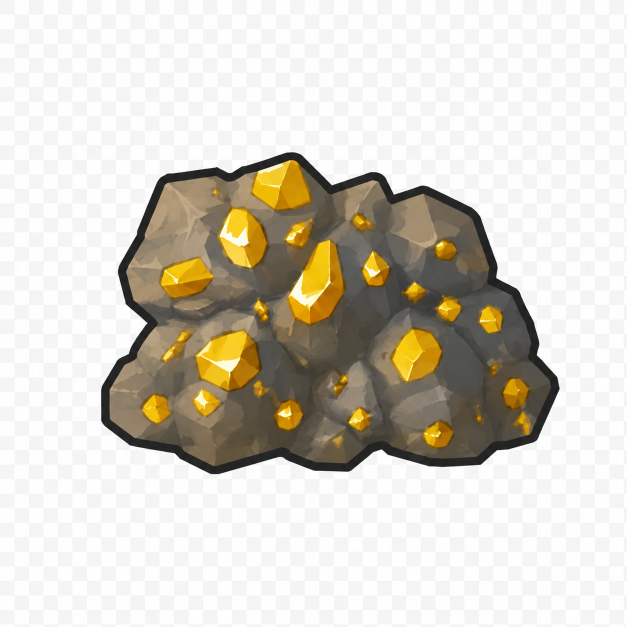
#> input picture assets/art/resources/Ores/Gold/100 to 75.png, 1254 x 1254 px (shown at 1/2 size)
$ python process_resource_sprites.py
#> lines starting #> are read from the running program, lines starting #| are printed output that depends on the picture; after the words box and inside, x2 and y2 are one past the last pixel; in counts of white or black regions, pixels touching at a corner belong together
"""Generate transparent, normalized mine resource sprites from supplied sources."""

from __future__ import annotations

from dataclasses import dataclass
from pathlib import Path

import numpy as np
from PIL import Image, ImageFilter

PROJECT_ROOT = Path(__file__).resolve().parents[1]
SOURCE_ROOT = PROJECT_ROOT / "assets" / "art" / "resources" / "Ores"
OUTPUT_ROOT = PROJECT_ROOT / "assets" / "art" / "resources" / "processed"


@dataclass(frozen=True, slots=True)
class ResourceSpriteMapping:
    resource_id: str
    source_folder: str


RESOURCE_MAPPINGS = (
    ResourceSpriteMapping("gold_mine", "Gold"),
    ResourceSpriteMapping("iron_deposit", "Iron"),
    ResourceSpriteMapping("stone_outcrop", "Stone"),
)

STAGE_MAPPINGS = {
    "100 to 75.png": "amount_100_75.png",
    "75 to 25.png": "amount_75_25.png",
    "25 to 0.png": "amount_25_0.png",
}


def main() -> None:
    """Process every known mine source image into normalized RGBA sprites."""
    for mapping in RESOURCE_MAPPINGS:
        for source_name, output_name in STAGE_MAPPINGS.items():
            source = SOURCE_ROOT / mapping.source_folder / source_name
            output = OUTPUT_ROOT / mapping.resource_id / output_name
            output.parent.mkdir(parents=True, exist_ok=True)
            _process_sprite(source, output)
            print(f"{source.relative_to(PROJECT_ROOT)} -> {output.relative_to(PROJECT_ROOT)}")


def _process_sprite(source: Path, output: Path) -> None:
    """Remove baked light/checkerboard background and crop to useful pixels."""
    image = Image.open(source).convert("RGB")
#> image is the input picture: PIL image 1254x1254 RGB; mean R, G, B 212.9, 207.9, 197.5
    alpha = _foreground_alpha(image)
    bounds = alpha.getbbox()
    if bounds is None:
        raise ValueError(f"{source} produced an empty sprite")

    padded = _pad_bounds(bounds, image.size, 12)
    rgba = image.convert("RGBA").crop(padded)
    rgba.putalpha(alpha.crop(padded))
    rgba.save(output)


def _foreground_alpha(image: Image.Image) -> Image.Image:
    """Return an alpha mask that treats neutral light pixels as background."""
    rgb = np.asarray(image, dtype=np.int16)
    max_channel = rgb.max(axis=2)
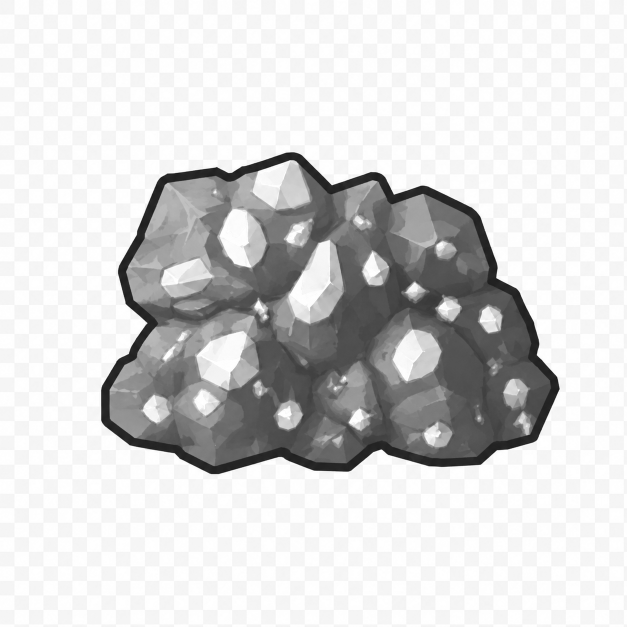
#> max_channel: shape (1254, 1254) int16 (shown at 1/2 size); min 16, max 255, mean 213
    min_channel = rgb.min(axis=2)
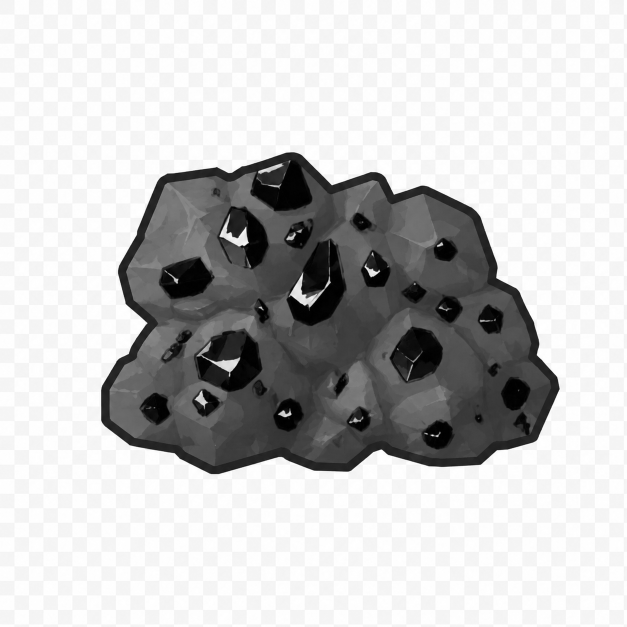
#> min_channel: shape (1254, 1254) int16 (shown at 1/2 size); min 0, max 255, mean 197.4
    neutral_light = (min_channel > 218) & ((max_channel - min_channel) < 34)
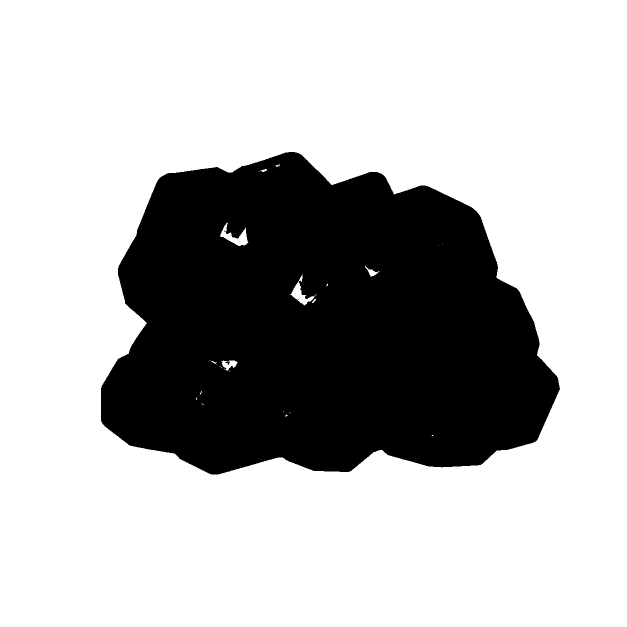
#> neutral_light: shape (1254, 1254) bool (shown at 1/2 size); 71.6% white; 4 black regions (2 under 20 px), largest, box (x1, y1, x2, y2) and area: (202, 304, 1120, 949) 446446, (451, 723, 460, 729) 32
    alpha = (~neutral_light).astype(np.uint8) * 255
    mask = Image.fromarray(alpha, mode="L")
    return mask.filter(ImageFilter.MaxFilter(3))
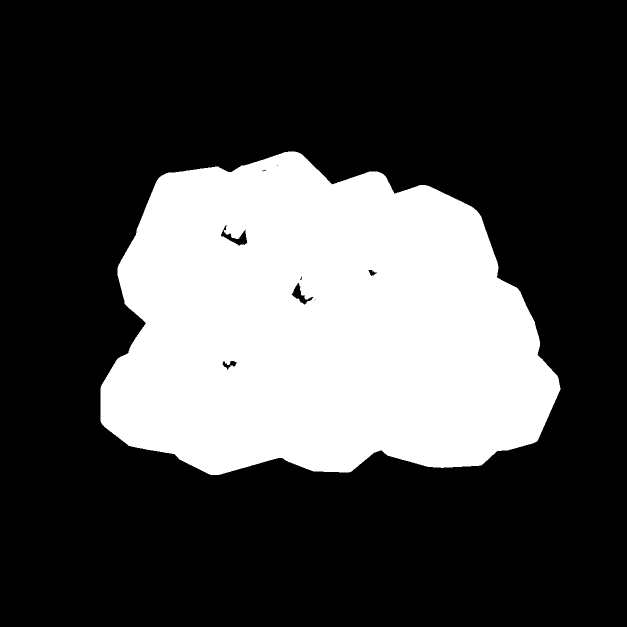
#> returned value: PIL image 1254x1254 L (shown at 1/2 size); 28.7% white; 1 white region, box (x1, y1, x2, y2) and area: (201, 303, 1121, 950) 450940
#> in _process_sprite, `bounds = alpha.getbbox()`: bounds = (201, 303, 1121, 950)


def _pad_bounds(
    bounds: tuple[int, int, int, int],
    image_size: tuple[int, int],
    padding: int,
) -> tuple[int, int, int, int]:
    """Return crop bounds with a transparent safety margin."""
#> called with bounds = (201, 303, 1121, 950), image_size = (1254, 1254), padding = 12
    left, top, right, bottom = bounds
#> left = 201; top = 303; right = 1121; bottom = 950
    width, height = image_size
    return (
        max(0, left - padding),
        max(0, top - padding),
        min(width, right + padding),
        min(height, bottom + padding),
    )


if __name__ == "__main__":
    main()
#> in _process_sprite, `padded = _pad_bounds(bounds, image.size, 12)`: padded = (189, 291, 1133, 962)
#> in _process_sprite, `rgba = image.convert("RGBA").crop(padded)`:
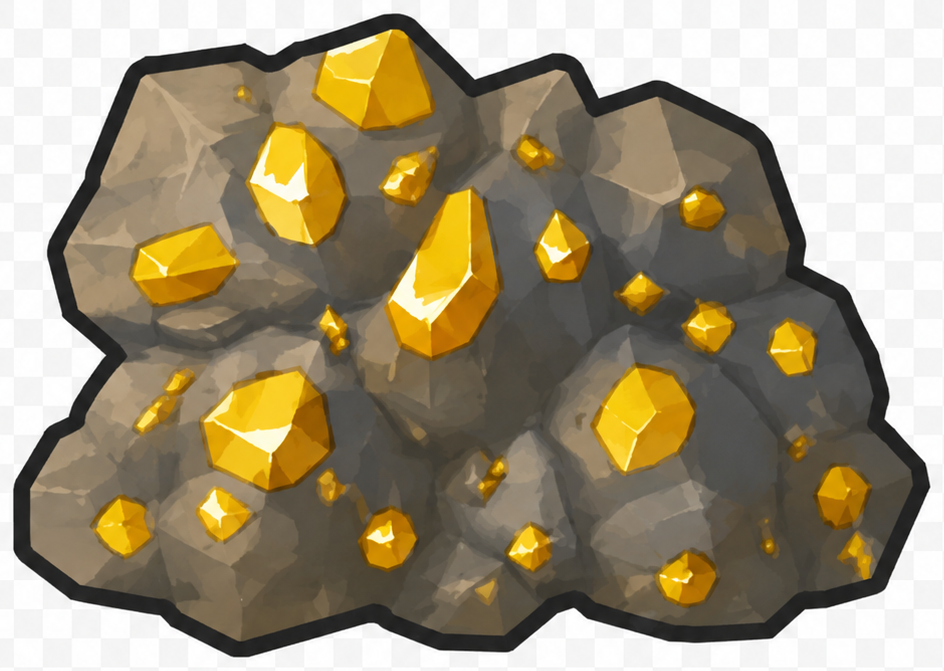
#> rgba: PIL image 944x671 RGBA; mean R, G, B, A 159.1, 146.9, 121, 255
